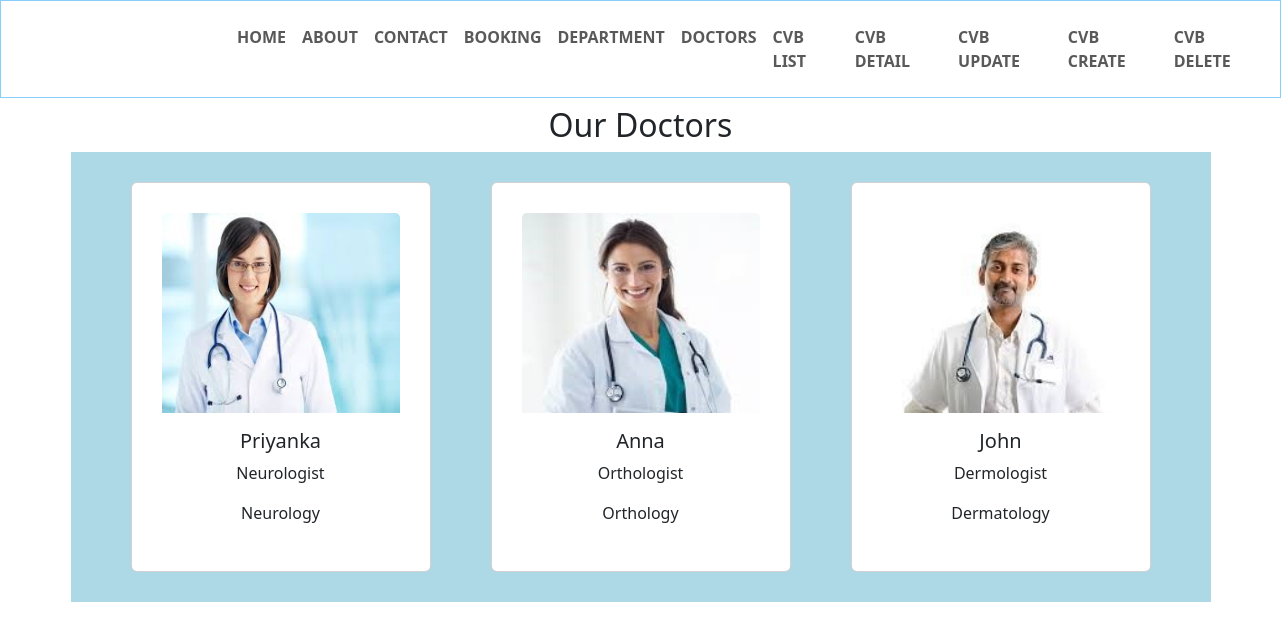
The page /doc/ on the database its author committed.
### product/models.py (models this page shows, shortened)
class Doctors(models.Model):
     doc_name=models.CharField(max_length=50)
     doc_sep=models.CharField(max_length=100)
     dep_name=models.ForeignKey(Department, on_delete=models.CASCADE)
     doc_img=models.ImageField(upload_to='doctors', default='default_image.jpg')

class Department(models.Model):
    dep_name = models.CharField(
        max_length= 50,
        null= False,
        blank= False,
        unique= True,
        verbose_name='Department Name',
    )
    dep_description = models.TextField(
        max_length= 300,
        verbose_name="Department Description",
    )
    def __str__(self):
        return self.dep_name

### product/views.py (the view)
# urls.py: path('doc/',doc,name='doc'),
def doc(request):
     dict_doc = {
         'docs': Doctors.objects.all()
     }
     return render(request,'doc.html',dict_doc)

### product/templates/doc.html (shortened to what this page needs)
{% extends 'bootstrap.html' %}
{% block content %}
<h2>Our Doctors</h2>
   <div class="container">
      {% for i in docs %}
         <div class="card" style="width: 300px">
            <img src="{{ i.doc_img.url }}" class="card-img-top" alt="...">
            <div class="card-body">
            <h5 class="card-title">{{ i.doc_name }}</h5>
            <p class="card-text">{{ i.doc_sep }}</p>
            <p class="card-text">{{ i.dep_name }}</p>
            </div>
         </div>
      {% endfor %}
   </div>
{% endblock %}

### product/templates/bootstrap.html (shortened to what this page needs)
{%  load static %}
  <!doctype html>
<html lang="en">
  <head>
    <link href="https://cdn.jsdelivr.net/npm/bootstrap@5.3.3/dist/css/bootstrap.min.css" rel="stylesheet">
  <link rel="stylesheet" href="../static/css/style.css">
  </head>
  <body>
    <nav class="navbar navbar-expand-lg p-3 mb-2" style="border: 1px solid lightskyblue;">
        <div class="container-fluid">
          <div class="collapse navbar-collapse" id="navbarSupportedContent">
            <ul class="navbar-nav me-auto mb-2 mb-lg-0" style="padding-left: 100px; ">
              <li class="nav-item" style="position: relative; left: 100px;">
                <a class="nav-link" aria-current="page" href="{% url 'home' %}"><b>HOME</b></a>
              </li>
              <li class="nav-item" style="position: relative; left: 100px;">
                <a class="nav-link" href="{% url 'aboutnav' %}"><b>ABOUT</b></a>
              </li>
              <li class="nav-item" style="position: relative; left: 100px;">
                <a class="nav-link" href="{% url 'contactnav' %}"><b>CONTACT</b></a>
              </li>
              <li class="nav-item" style="position: relative; left: 100px;">
                <a class="nav-link" href="{% url 'booking1' %}"><b>BOOKING</b></a>
              </li>
              <li class="nav-item" style="position: relative; left: 100px;">
                <a class="nav-link" href="{% url 'dept' %}"><b>DEPARTMENT</b></a>
              </li>
              <li class="nav-item" style="position: relative; left: 100px;">
                <a class="nav-link" href="{% url 'doc' %}"><b>DOCTORS</b></a>
              </li>
              <li class="nav-item" style="position: relative; left: 100px;">
                <a class="nav-link" href="{% url 'deptlist' %}"><b>CVB LIST</b></a>
              </li>
              <li class="nav-item" style="position: relative; left: 100px;">
                <a class="nav-link" href="{% url 'depdetail' 1  %}"><b>CVB DETAIL</b></a>
              </li>
              <li class="nav-item" style="position: relative; left: 100px;">
                <a class="nav-link" href="{% url 'depypdate' 1 %}"><b>CVB UPDATE</b></a>
              </li>
              <li class="nav-item" style="position: relative; left: 100px;">
                <a class="nav-link" href="{% url 'deptcreate' %}"><b>CVB CREATE</b></a>
              </li>
              <li class="nav-item" style="position: relative; left: 100px;">
                <a class="nav-link" href="{% url 'depdelete' 1 %}"><b>CVB DELETE</b></a>
              </li>
              <ui class="nav-item" style="position: relative; left: 100px;">
                <form class="nav-link" action="{% url 'logout' %}" method="POST">
                  <button class="logout" type="submit">Logout</button>
                </form>
              </ui>
            </ul>
          </div>
        </div>
      </nav>
  </body>
</html>
{% block content %}
{% endblock %}

### product/templates/bootstrap.html (style rules this page uses)
.logout { border: none; background: transparent; border-radius: 5px; box-sizing: border-box; }

### product/templates/doc.html (style rules this page uses)
h2 { text-align: center; }
.container { background-color: lightblue; width: 100%; padding: 30px; display: flex; flex-direction: row; justify-content: space-around; }
img { height: 200px; width: 300px; }
div .card { padding: 30px; text-align: center; }

### rows shown on the page
Doctors: doc_img (picture), doc_name "Priyanka", doc_sep "Neurologist", dep_name "Neurology"
Doctors: doc_img (picture), doc_name "Anna", doc_sep "Orthologist", dep_name "Orthology"
Doctors: doc_img (picture), doc_name "John", doc_sep "Dermologist", dep_name "Dermatology"
